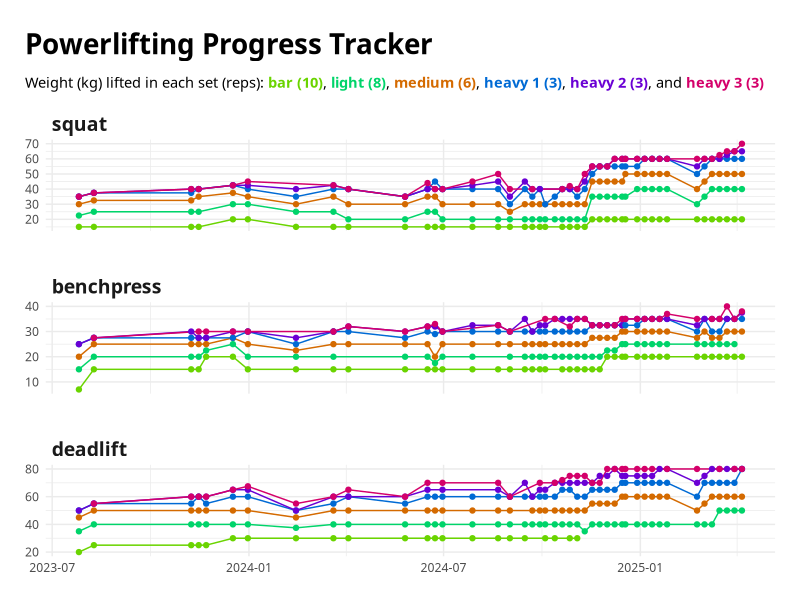
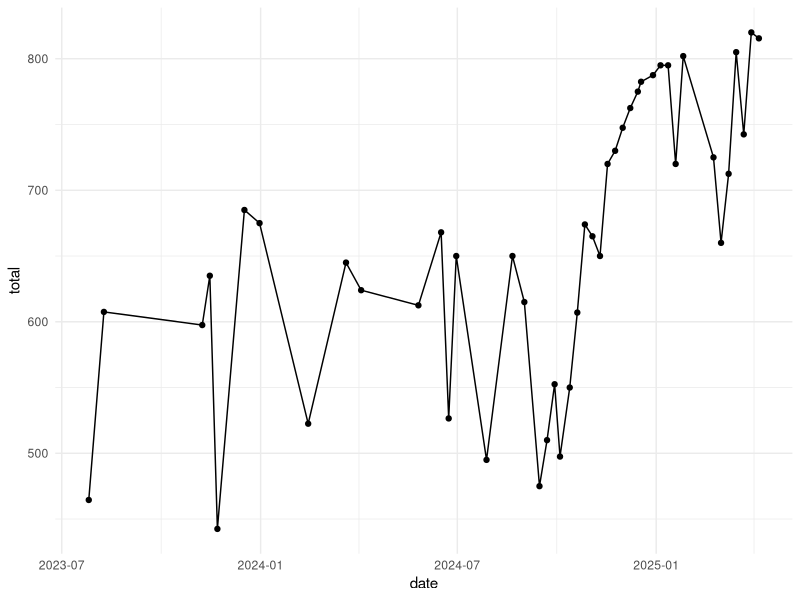
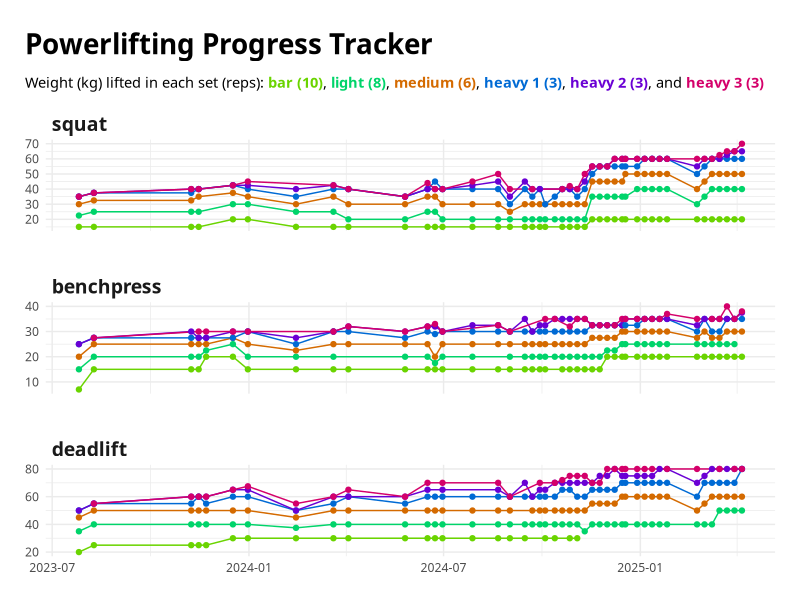

Generate these figures, in order, with R: (Note: this script raises an error after producing the figures.)
library(ggplot2)
library(dplyr)
library(readr)
library(ggtext)
library(ragg)
#library(marquee)

# Data
lifting_data <- read_csv("powerlifting_tracker.csv", col_types = "Dccidc")

# Plot data
plot_data <- lifting_data |>
  filter(!(set %in% c("one_rep", "two_rep", "heavy_4"))) |>
  filter(!is.na(weight)) |>
  filter(date != as.Date("2024-11-14")) |> # PT session is different
  filter(date != as.Date("2024-12-11")) |> # PT session is different
  mutate(
    lift = factor(lift, levels = c("squat", "benchpress", "deadlift"))
  ) |>
  mutate(
    set = factor(
      set,
      levels = c("bar", "light", "medium", "heavy_1", "heavy_2", "heavy_3")
    )
  )

set_colours <- c(
  bar = "#6AD400",
  light = "#00D46A",
  medium = "#D46A00",
  heavy_1 = "#006AD4",
  heavy_2 = "#6A00D4",
  heavy_3 = "#D4006A"
)

#subtitle_marquee <- "Weight (kg) lifted in each set (reps): **{#6AD400 bar (10)}**, **{#00D46A light (8)}**, **{#D46A00 medium (6)}**, **{#006AD4 heavy 1 (3)}**, **{#6A00D4 heavy 2 (3)}**, and **{#D4006A heavy 3 (3)}**."

# Create the faceted plot
ggplot(plot_data, aes(x = date, y = weight, color = set, group = set)) +
  geom_line() +
  geom_point() +
  facet_wrap(~lift, ncol = 1, strip.position = "top", scale = "free_y") +
  labs(
    title = "Powerlifting Progress Tracker",
    subtitle = "Weight (kg) lifted in each set (reps): **<span style = 'color:#6AD400;'>bar (10)</span>**, **<span style = 'color:#00D46A;'>light (8)</span>**, **<span style = 'color:#D46A00;'>medium (6)</span>**, **<span style = 'color:#006AD4;'>heavy 1 (3)</span>**, **<span style = 'color:#6A00D4;'>heavy 2 (3)</span>**, and **<span style = 'color:#D4006A;'>heavy 3 (3)</span>**",
    color = NULL
  ) +
  scale_color_manual(values = set_colours) +
  theme_minimal() +
  theme(
    legend.position = "none",
    axis.title.x = element_blank(),
    axis.title.y = element_blank(),
    strip.text = element_text(size = 14, hjust = 0, face = "bold"), # Left-align the strip text
    #strip.background = element_rect(fill = "white", color = "gray90"),
    text = element_text(family = "LEMON MILK Pro"),
    panel.spacing = unit(2, "lines"),
    plot.title.position = "plot",
    plot.title = element_text(
      size = 20,
      margin = margin(6, 0, 12, 0),
      face = "bold"
    ),
    #plot.subtitle = marquee::element_marquee(),
    plot.subtitle = element_textbox_simple(
      size = 10.5,
      margin = margin(0, 0, 12, 0),
      lineheight = 1.3
    ),
    plot.margin = margin(rep(18, 4))
  )

ggsave(
  "powerlifting_plot.png",
  width = 9,
  height = 8,
  bg = "white",
  device = agg_png,
  res = 320,
  unit = "in"
)


# Total weight -----------------------------------------------------------

total_weight <- lifting_data |>
  filter(!(set %in% c("one_rep", "two_rep", "heavy_4"))) |>
  filter(!is.na(weight)) |>
  filter(date != as.Date("2024-11-14")) |> # PT session is different
  filter(date != as.Date("2024-12-11")) |> # PT session is different
  summarise(total = sum(weight), .by = date)

ggplot(total_weight, aes(date, total)) +
  geom_point() +
  geom_line() +
  theme_minimal()

lift_data <- lifting_data |>
  filter(!is.na(weight)) |>
  filter(date != as.Date("2024-11-14")) |> # PT session is different
  filter(date != as.Date("2024-12-11")) |> # PT session is different
  summarise(total = sum(weight), .by = c(date, lift)) |>
  mutate(
    lift = factor(lift, levels = c("deadlift", "benchpress", "squat"))
  )

lift_colours <- c(
  a = "#6AD400",
  b = "#00D46A",
  c = "#D46A00",
  squat = "#006AD4",
  benchpress = "#6A00D4",
  deadlift = "#D4006A"
)

ggplot(lift_data, aes(date, total)) +
  geom_bar(aes(fill = lift), stat = "identity") +
  scale_color_manual(values = lift_colours) +
  theme_minimal() +
  theme(
    #legend.position = "none",
    axis.title.x = element_blank(),
    axis.title.y = element_blank(),
    strip.text = element_text(size = 14, hjust = 0, face = "bold"), # Left-align the strip text
    #strip.background = element_rect(fill = "white", color = "gray90"),
    text = element_text(family = "figtree"),
    plot.title.position = "plot",
    plot.title = element_text(size = 20, margin = margin(6, 0, 12, 0)),
    plot.subtitle = element_marquee(width = 1),
    # plot.subtitle = element_textbox_simple(
    #   margin = margin(0, 0, 12, 0),
    #   lineheight = 1.3
    # ),
    plot.margin = margin(rep(18, 4))
  )
